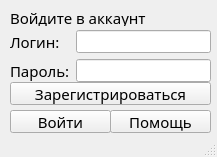
<?xml version="1.0" encoding="UTF-8"?>
<ui version="4.0">
 <class>MainWindow</class>
 <widget class="QMainWindow" name="MainWindow">
  <property name="geometry">
   <rect>
    <x>0</x>
    <y>0</y>
    <width>217</width>
    <height>157</height>
   </rect>
  </property>
  <property name="minimumSize">
   <size>
    <width>217</width>
    <height>157</height>
   </size>
  </property>
  <property name="maximumSize">
   <size>
    <width>217</width>
    <height>157</height>
   </size>
  </property>
  <property name="font">
   <font>
    <family>TOYZ</family>
    <pointsize>11</pointsize>
   </font>
  </property>
  <property name="windowTitle">
   <string>Best Clicker</string>
  </property>
  <widget class="QWidget" name="centralwidget">
   <widget class="QPushButton" name="enter">
    <property name="geometry">
     <rect>
      <x>10</x>
      <y>110</y>
      <width>101</width>
      <height>23</height>
     </rect>
    </property>
    <property name="cursor">
     <cursorShape>PointingHandCursor</cursorShape>
    </property>
    <property name="text">
     <string>Войти</string>
    </property>
   </widget>
   <widget class="QPushButton" name="registerbt">
    <property name="geometry">
     <rect>
      <x>10</x>
      <y>82</y>
      <width>201</width>
      <height>23</height>
     </rect>
    </property>
    <property name="cursor">
     <cursorShape>PointingHandCursor</cursorShape>
    </property>
    <property name="text">
     <string>Зарегистрироваться</string>
    </property>
   </widget>
   <widget class="QLabel" name="enterlb">
    <property name="geometry">
     <rect>
      <x>10</x>
      <y>10</y>
      <width>181</width>
      <height>16</height>
     </rect>
    </property>
    <property name="text">
     <string>Войдите в аккаунт</string>
    </property>
   </widget>
   <widget class="QWidget" name="layoutWidget">
    <property name="geometry">
     <rect>
      <x>10</x>
      <y>30</y>
      <width>201</width>
      <height>52</height>
     </rect>
    </property>
    <layout class="QGridLayout" name="gridLayout">
     <item row="0" column="0">
      <widget class="QLabel" name="loginlb">
       <property name="text">
        <string>Логин:</string>
       </property>
      </widget>
     </item>
     <item row="0" column="1">
      <widget class="QLineEdit" name="loginle"/>
     </item>
     <item row="1" column="0">
      <widget class="QLabel" name="passwordlb">
       <property name="text">
        <string>Пароль:</string>
       </property>
      </widget>
     </item>
     <item row="1" column="1">
      <widget class="QLineEdit" name="passwordle"/>
     </item>
    </layout>
   </widget>
   <widget class="QPushButton" name="help">
    <property name="geometry">
     <rect>
      <x>110</x>
      <y>110</y>
      <width>101</width>
      <height>23</height>
     </rect>
    </property>
    <property name="cursor">
     <cursorShape>PointingHandCursor</cursorShape>
    </property>
    <property name="text">
     <string>Помощь</string>
    </property>
   </widget>
  </widget>
  <widget class="QStatusBar" name="statusbar">
   <property name="font">
    <font>
     <pointsize>8</pointsize>
    </font>
   </property>
   <property name="sizeGripEnabled">
    <bool>true</bool>
   </property>
  </widget>
 </widget>
 <resources/>
 <connections/>
</ui>
